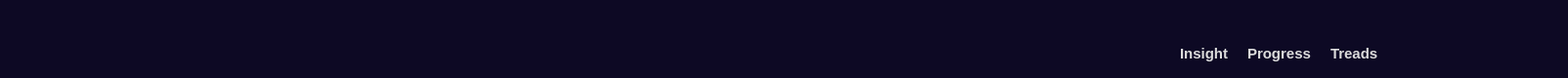
     <widget class="QFrame" name="topBar">
      <property name="minimumSize">
       <size>
        <width>0</width>
        <height>80</height>
       </size>
      </property>
      <property name="maximumSize">
       <size>
        <width>16777215</width>
        <height>80</height>
       </size>
      </property>
      <property name="styleSheet">
       <string notr="true">QFrame {
	background-color: rgb(13, 9, 36);
	border-radius: 5px 0px 0px 5px;
}</string>
      </property>
      <property name="frameShape">
       <enum>QFrame::NoFrame</enum>
      </property>
      <property name="frameShadow">
       <enum>QFrame::Raised</enum>
      </property>
      <layout class="QVBoxLayout" name="verticalLayout_5" stretch="0,0">
       <property name="spacing">
        <number>0</number>
       </property>
       <property name="leftMargin">
        <number>0</number>
       </property>
       <property name="topMargin">
        <number>0</number>
       </property>
       <property name="rightMargin">
        <number>0</number>
       </property>
       <property name="bottomMargin">
        <number>0</number>
       </property>
       <item>
        <widget class="QFrame" name="titleBar">
         <property name="maximumSize">
          <size>
           <width>16777215</width>
           <height>30</height>
          </size>
         </property>
         <property name="styleSheet">
          <string notr="true">background-color: rgb(13, 9, 36);</string>
         </property>
         <property name="frameShape">
          <enum>QFrame::NoFrame</enum>
         </property>
         <property name="frameShadow">
          <enum>QFrame::Raised</enum>
         </property>
         <layout class="QHBoxLayout" name="horizontalLayout_7">
          <property name="spacing">
           <number>0</number>
          </property>
          <property name="leftMargin">
           <number>0</number>
          </property>
          <property name="topMargin">
           <number>0</number>
          </property>
          <property name="rightMargin">
           <number>0</number>
          </property>
          <property name="bottomMargin">
           <number>0</number>
          </property>
          <item>
           <spacer name="horizontalSpacer_3">
            <property name="orientation">
             <enum>Qt::Horizontal</enum>
            </property>
            <property name="sizeHint" stdset="0">
             <size>
              <width>1504</width>
              <height>20</height>
             </size>
            </property>
           </spacer>
          </item>
          <item>
           <widget class="QFrame" name="actionButtonsBar">
            <property name="minimumSize">
             <size>
              <width>100</width>
              <height>0</height>
             </size>
            </property>
            <property name="maximumSize">
             <size>
              <width>100</width>
              <height>16777215</height>
             </size>
            </property>
            <property name="styleSheet">
             <string notr="true"/>
            </property>
            <property name="frameShape">
             <enum>QFrame::StyledPanel</enum>
            </property>
            <property name="frameShadow">
             <enum>QFrame::Raised</enum>
            </property>
            <layout class="QHBoxLayout" name="horizontalLayout_8">
             <property name="spacing">
              <number>0</number>
             </property>
             <property name="leftMargin">
              <number>0</number>
             </property>
             <property name="topMargin">
              <number>0</number>
             </property>
             <property name="rightMargin">
              <number>0</number>
             </property>
             <property name="bottomMargin">
              <number>0</number>
             </property>
             <item>
              <widget class="QPushButton" name="pushButton_6">
               <property name="minimumSize">
                <size>
                 <width>30</width>
                 <height>30</height>
                </size>
               </property>
               <property name="maximumSize">
                <size>
                 <width>30</width>
                 <height>30</height>
                </size>
               </property>
               <property name="styleSheet">
                <string notr="true">QPushButton {
	border: none;
	background-color: rgb(13, 9, 36);
	border-radius: 15;
}

QPushButton:hover {
	background-color: rgb(124, 124, 124);
}

QPushButton:pressed {
	background-color: rgb(0, 0, 0);
}</string>
               </property>
               <property name="text">
                <string/>
               </property>
               <property name="icon">
                <iconset resource="../../../../Download/New-PySide6-ui-design-master (1)/New-PySide6-ui-design-master/resources/resources.qrc">
                 <normaloff>:/icons/icons/minus.svg</normaloff>:/icons/icons/minus.svg</iconset>
               </property>
               <property name="iconSize">
                <size>
                 <width>17</width>
                 <height>17</height>
                </size>
               </property>
              </widget>
             </item>
             <item>
              <widget class="QPushButton" name="pushButton_5">
               <property name="minimumSize">
                <size>
                 <width>30</width>
                 <height>30</height>
                </size>
               </property>
               <property name="maximumSize">
                <size>
                 <width>30</width>
                 <height>30</height>
                </size>
               </property>
               <property name="styleSheet">
                <string notr="true">QPushButton {
	border: none;
	background-color: rgb(13, 9, 36);
	border-radius: 15;
}

QPushButton:hover {
	background-color: rgb(124, 124, 124);
}

QPushButton:pressed {
	background-color: rgb(0, 0, 0);
}</string>
               </property>
               <property name="text">
                <string/>
               </property>
               <property name="icon">
                <iconset resource="../../../../Download/New-PySide6-ui-design-master (1)/New-PySide6-ui-design-master/resources/resources.qrc">
                 <normaloff>:/icons/icons/maximize.svg</normaloff>:/icons/icons/maximize.svg</iconset>
               </property>
               <property name="iconSize">
                <size>
                 <width>17</width>
                 <height>17</height>
                </size>
               </property>
              </widget>
             </item>
             <item>
              <widget class="QPushButton" name="pushButton_4">
               <property name="minimumSize">
                <size>
                 <width>30</width>
                 <height>30</height>
                </size>
               </property>
               <property name="maximumSize">
                <size>
                 <width>30</width>
                 <height>30</height>
                </size>
               </property>
               <property name="styleSheet">
                <string notr="true">QPushButton {
	border: none;
	background-color: rgb(13, 9, 36);
	border-radius: 15;
}

QPushButton:hover {
	background-color: rgb(124, 124, 124);
}

QPushButton:pressed {
	background-color: rgb(255, 0, 0) ;
}</string>
               </property>
               <property name="text">
                <string/>
               </property>
               <property name="icon">
                <iconset resource="../../../../Download/New-PySide6-ui-design-master (1)/New-PySide6-ui-design-master/resources/resources.qrc">
                 <normaloff>:/icons/icons/close.svg</normaloff>:/icons/icons/close.svg</iconset>
               </property>
               <property name="iconSize">
                <size>
                 <width>17</width>
                 <height>17</height>
                </size>
               </property>
              </widget>
             </item>
            </layout>
           </widget>
          </item>
         </layout>
        </widget>
       </item>
       <item>
        <widget class="QFrame" name="actionBar">
         <property name="styleSheet">
          <string notr="true">QFrame {
	background-color: rgb(13, 9, 36);
}

QSpacer {
	background-color: rgb(13, 9, 36);
}</string>
         </property>
         <property name="frameShape">
          <enum>QFrame::NoFrame</enum>
         </property>
         <property name="frameShadow">
          <enum>QFrame::Raised</enum>
         </property>
         <layout class="QHBoxLayout" name="horizontalLayout_2">
          <property name="spacing">
           <number>0</number>
          </property>
          <property name="leftMargin">
           <number>0</number>
          </property>
          <property name="topMargin">
           <number>0</number>
          </property>
          <property name="rightMargin">
           <number>0</number>
          </property>
          <property name="bottomMargin">
           <number>0</number>
          </property>
          <item alignment="Qt::AlignTop">
           <widget class="QFrame" name="frame_6">
            <property name="minimumSize">
             <size>
              <width>250</width>
              <height>0</height>
             </size>
            </property>
            <property name="maximumSize">
             <size>
              <width>250</width>
              <height>16777215</height>
             </size>
            </property>
            <property name="styleSheet">
             <string notr="true">background-color: rgb(13, 9, 36);</string>
            </property>
            <property name="frameShape">
             <enum>QFrame::NoFrame</enum>
            </property>
            <property name="frameShadow">
             <enum>QFrame::Raised</enum>
            </property>
            <layout class="QHBoxLayout" name="horizontalLayout_4">
             <property name="spacing">
              <number>5</number>
             </property>
             <property name="leftMargin">
              <number>5</number>
             </property>
             <property name="topMargin">
              <number>0</number>
             </property>
             <property name="rightMargin">
              <number>5</number>
             </property>
             <property name="bottomMargin">
              <number>15</number>
             </property>
             <item alignment="Qt::AlignVCenter">
              <widget class="QFrame" name="frame_9">
               <property name="minimumSize">
                <size>
                 <width>200</width>
                 <height>0</height>
                </size>
               </property>
               <property name="maximumSize">
                <size>
                 <width>200</width>
                 <height>16777215</height>
                </size>
               </property>
               <property name="styleSheet">
                <string notr="true">background-color: rgb(13, 9, 36);</string>
               </property>
               <property name="frameShape">
                <enum>QFrame::NoFrame</enum>
               </property>
               <property name="frameShadow">
                <enum>QFrame::Raised</enum>
               </property>
               <layout class="QVBoxLayout" name="verticalLayout_8">
                <property name="spacing">
                 <number>0</number>
                </property>
                <property name="leftMargin">
                 <number>0</number>
                </property>
                <property name="topMargin">
                 <number>0</number>
                </property>
                <property name="rightMargin">
                 <number>0</number>
                </property>
                <property name="bottomMargin">
                 <number>0</number>
                </property>
               </layout>
              </widget>
             </item>
            </layout>
           </widget>
          </item>
          <item>
           <spacer name="horizontalSpacer">
            <property name="orientation">
             <enum>Qt::Horizontal</enum>
            </property>
            <property name="sizeHint" stdset="0">
             <size>
              <width>134</width>
              <height>20</height>
             </size>
            </property>
           </spacer>
          </item>
          <item>
           <widget class="QFrame" name="frame_7">
            <property name="minimumSize">
             <size>
              <width>250</width>
              <height>0</height>
             </size>
            </property>
            <property name="maximumSize">
             <size>
              <width>250</width>
              <height>16777215</height>
             </size>
            </property>
            <property name="styleSheet">
             <string notr="true">background-color: rgb(13, 9, 36);</string>
            </property>
            <property name="frameShape">
             <enum>QFrame::NoFrame</enum>
            </property>
            <property name="frameShadow">
             <enum>QFrame::Raised</enum>
            </property>
            <layout class="QHBoxLayout" name="horizontalLayout_3">
             <property name="spacing">
              <number>0</number>
             </property>
             <property name="leftMargin">
              <number>10</number>
             </property>
             <property name="topMargin">
              <number>0</number>
             </property>
             <property name="rightMargin">
              <number>10</number>
             </property>
             <property name="bottomMargin">
              <number>0</number>
             </property>
             <item alignment="Qt::AlignHCenter|Qt::AlignVCenter">
              <widget class="QLabel" name="label">
               <property name="font">
                <font>
                 <pointsize>11</pointsize>
                 <weight>75</weight>
                 <bold>true</bold>
                </font>
               </property>
               <property name="styleSheet">
                <string notr="true">QLabel {
	color: rgb(220, 220, 220);
}

QLabel:hover {
	color: rgb(255, 115, 0);
}</string>
               </property>
               <property name="text">
                <string>Insight</string>
               </property>
              </widget>
             </item>
             <item alignment="Qt::AlignHCenter|Qt::AlignVCenter">
              <widget class="QLabel" name="label_2">
               <property name="font">
                <font>
                 <pointsize>11</pointsize>
                 <weight>75</weight>
                 <bold>true</bold>
                </font>
               </property>
               <property name="styleSheet">
                <string notr="true">QLabel {
	color: rgb(220, 220, 220);
}

QLabel:hover {
	color: rgb(255, 115, 0);
}</string>
               </property>
               <property name="text">
                <string>Progress</string>
               </property>
              </widget>
             </item>
             <item alignment="Qt::AlignHCenter|Qt::AlignVCenter">
              <widget class="QLabel" name="label_3">
               <property name="font">
                <font>
                 <pointsize>11</pointsize>
                 <weight>75</weight>
                 <bold>true</bold>
                </font>
               </property>
               <property name="styleSheet">
                <string notr="true">QLabel {
	color: rgb(220, 220, 220);
}

QLabel:hover {
	color: rgb(255, 115, 0);
}</string>
               </property>
               <property name="text">
                <string>Treads</string>
               </property>
              </widget>
             </item>
            </layout>
           </widget>
          </item>
          <item>
           <spacer name="horizontalSpacer_2">
            <property name="orientation">
             <enum>Qt::Horizontal</enum>
            </property>
            <property name="sizeType">
             <enum>QSizePolicy::Fixed</enum>
            </property>
            <property name="sizeHint" stdset="0">
             <size>
              <width>50</width>
              <height>20</height>
             </size>
            </property>
           </spacer>
          </item>
          <item>
           <widget class="QFrame" name="actionItems">
            <property name="minimumSize">
             <size>
              <width>120</width>
              <height>0</height>
             </size>
            </property>
            <property name="maximumSize">
             <size>
              <width>120</width>
              <height>16777215</height>
             </size>
            </property>
            <property name="styleSheet">
             <string notr="true">background-color: rgb(13, 9, 36);</string>
            </property>
            <property name="frameShape">
             <enum>QFrame::NoFrame</enum>
            </property>
            <property name="frameShadow">
             <enum>QFrame::Raised</enum>
            </property>
            <layout class="QHBoxLayout" name="horizontalLayout_6">
             <property name="spacing">
              <number>5</number>
             </property>
             <property name="leftMargin">
              <number>0</number>
             </property>
             <property name="topMargin">
              <number>0</number>
             </property>
             <property name="rightMargin">
              <number>0</number>
             </property>
             <property name="bottomMargin">
              <number>0</number>
             </property>
             <item alignment="Qt::AlignHCenter|Qt::AlignVCenter">
              <widget class="QPushButton" name="pushButton">
               <property name="minimumSize">
                <size>
                 <width>36</width>
                 <height>36</height>
                </size>
               </property>
               <property name="maximumSize">
                <size>
                 <width>36</width>
                 <height>36</height>
                </size>
               </property>
               <property name="styleSheet">
                <string notr="true">QPushButton {
	border: none;
	background-color: rgb(13, 9, 36);
	border-radius: 18;
}

QPushButton:hover {
	background-color: rgb(85, 0, 255);
}

QPushButton:pressed {
	background-color: rgb(0, 0, 0);
}</string>
               </property>
               <property name="text">
                <string/>
               </property>
               <property name="icon">
                <iconset resource="../../../../Download/New-PySide6-ui-design-master (1)/New-PySide6-ui-design-master/resources/resources.qrc">
                 <normaloff>:/icons/icons/chart.svg</normaloff>:/icons/icons/chart.svg</iconset>
               </property>
               <property name="iconSize">
                <size>
                 <width>20</width>
                 <height>20</height>
                </size>
               </property>
              </widget>
             </item>
             <item alignment="Qt::AlignHCenter|Qt::AlignVCenter">
              <widget class="QPushButton" name="pushButton_2">
               <property name="minimumSize">
                <size>
                 <width>36</width>
                 <height>36</height>
                </size>
               </property>
               <property name="maximumSize">
                <size>
                 <width>36</width>
                 <height>36</height>
                </size>
               </property>
               <property name="styleSheet">
                <string notr="true">QPushButton {
	border: none;
	background-color: rgb(13, 9, 36);
	border-radius: 18;
}

QPushButton:hover {
	background-color: rgb(85, 0, 255);
}

QPushButton:pressed {
	background-color: rgb(0, 0, 0);
}</string>
               </property>
               <property name="text">
                <string/>
               </property>
               <property name="icon">
                <iconset resource="../../../../Download/New-PySide6-ui-design-master (1)/New-PySide6-ui-design-master/resources/resources.qrc">
                 <normaloff>:/icons/icons/bell.svg</normaloff>:/icons/icons/bell.svg</iconset>
               </property>
               <property name="iconSize">
                <size>
                 <width>20</width>
                 <height>20</height>
                </size>
               </property>
              </widget>
             </item>
             <item alignment="Qt::AlignHCenter|Qt::AlignVCenter">
              <widget class="QPushButton" name="pushButton_3">
               <property name="minimumSize">
                <size>
                 <width>36</width>
                 <height>36</height>
                </size>
               </property>
               <property name="maximumSize">
                <size>
                 <width>36</width>
                 <height>36</height>
                </size>
               </property>
               <property name="styleSheet">
                <string notr="true">QPushButton {
	border: none;
	background-color: rgb(13, 9, 36);
	border-radius: 18;
}

QPushButton:hover {
	background-color: rgb(85, 0, 255);
}

QPushButton:pressed {
	background-color: rgb(0, 0, 0);
}</string>
               </property>
               <property name="text">
                <string/>
               </property>
               <property name="icon">
                <iconset resource="../../../../Download/New-PySide6-ui-design-master (1)/New-PySide6-ui-design-master/resources/resources.qrc">
                 <normaloff>:/icons/icons/settings.svg</normaloff>:/icons/icons/settings.svg</iconset>
               </property>
               <property name="iconSize">
                <size>
                 <width>20</width>
                 <height>20</height>
                </size>
               </property>
              </widget>
             </item>
            </layout>
           </widget>
          </item>
         </layout>
        </widget>
       </item>
      </layout>
     </widget>
